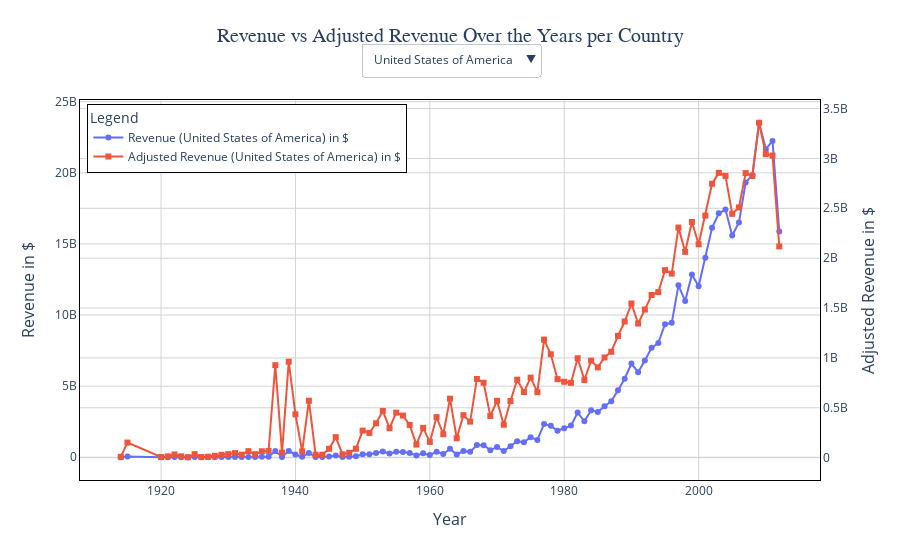

Notebook source saved alongside this figure:
### Markdown cell above
Interactive plot of the Revenue vs Adjusted Revenue Over the Years per Country:

- We create a dual-axis plot for revenue and adjusted revenue over the years per country using plotly library.

- We can select the country on which we want to filter on.

### Code cell
# Create a plotly figure
fig = go.Figure()
df_movies_eco_exploded_countries['countries'] = df_movies_eco_exploded_countries['countries'].astype(str)

# Add traces for each country's data
for i, country in enumerate(df_movies_eco_exploded_countries['countries'].unique()):
    country_data = df_movies_eco_exploded_countries[df_movies_eco_exploded_countries['countries'] == country].groupby('year', as_index=False)[['revenue', 'revenue_adj']].sum()

    # Add Revenue trace
    fig.add_trace(go.Scatter(
        x=country_data['year'],
        y=country_data['revenue'],
        mode='lines+markers',
        name=f'Revenue ({country}) in $',
        visible=True if country == df_movies_eco_exploded_countries['countries'].unique()[0] else False,
        line=dict(width=2),
        marker=dict(size=6, symbol='circle'),
        yaxis='y'  # Use the primary y-axis
    ))

    # Add Adjusted Revenue trace
    fig.add_trace(go.Scatter(
        x=country_data['year'],
        y=country_data['revenue_adj'],
        mode='lines+markers',
        name=f'Adjusted Revenue ({country}) in $',
        visible=True if country == df_movies_eco_exploded_countries['countries'].unique()[0] else False,
        line=dict(width=2),
        marker=dict(size=6, symbol='square'),
        yaxis='y2'  # Use the secondary y-axis
    ))

# Create dropdown buttons for filtering by country
buttons = []
for country in df_movies_eco_exploded_countries['countries'].unique():
    visibility = [country == trace.name.split('(')[1].split(')')[0].strip() for trace in fig.data]

    button = {
        'label': country,
        'method': 'update',
        'args': [
            {'visible': visibility},  # Update visibility of traces
            {'title': f"Revenue vs Adjusted Revenue: {country}"}
        ]
    }
    buttons.append(button)

# Update layout with dropdown menu and styling
fig.update_layout(
    updatemenus=[{
        'buttons': buttons,
        'direction': 'down',
        'showactive': True,
        'x': 0.5,
        'y': 1.15,
        'xanchor': 'center',
        'yanchor': 'top'
    }],
    title={
        'text': "Revenue vs Adjusted Revenue Over the Years per Country",
        'y': 0.95,
        'x': 0.5,
        'xanchor': 'center',
        'yanchor': 'top',
        'font': dict(size=20, family='Arial, sans-serif')
    },
    xaxis=dict(
        title='Year',
        titlefont=dict(size=16),
        tickfont=dict(size=12),
        showgrid=True,
        gridcolor='lightgrey',
        zeroline=False
    ),
    yaxis=dict(
        title='Revenue in $',
        titlefont=dict(size=16),
        tickfont=dict(size=12),
        showgrid=True,
        gridcolor='lightgrey',
        zeroline=False
    ),
    yaxis2=dict(
        title='Adjusted Revenue in $',
        titlefont=dict(size=16),
        tickfont=dict(size=12),
        overlaying='y',
        side='right',
        showgrid=True,
        gridcolor='lightgrey',
        zeroline=False
    ),
    legend=dict(
        title='Legend',
        x=0.01,
        y=0.99,
        bordercolor="Black",
        borderwidth=1,
        font=dict(size=12)
    ),
    plot_bgcolor='white'
)

# Add grid lines and background
fig.update_xaxes(showline=True, linewidth=1, linecolor='black', mirror=True)
fig.update_yaxes(showline=True, linewidth=1, linecolor='black', mirror=True)

# Show the figure
fig.show()
fig.write_html("Rev-vs-Adj_Rev_country.html")
